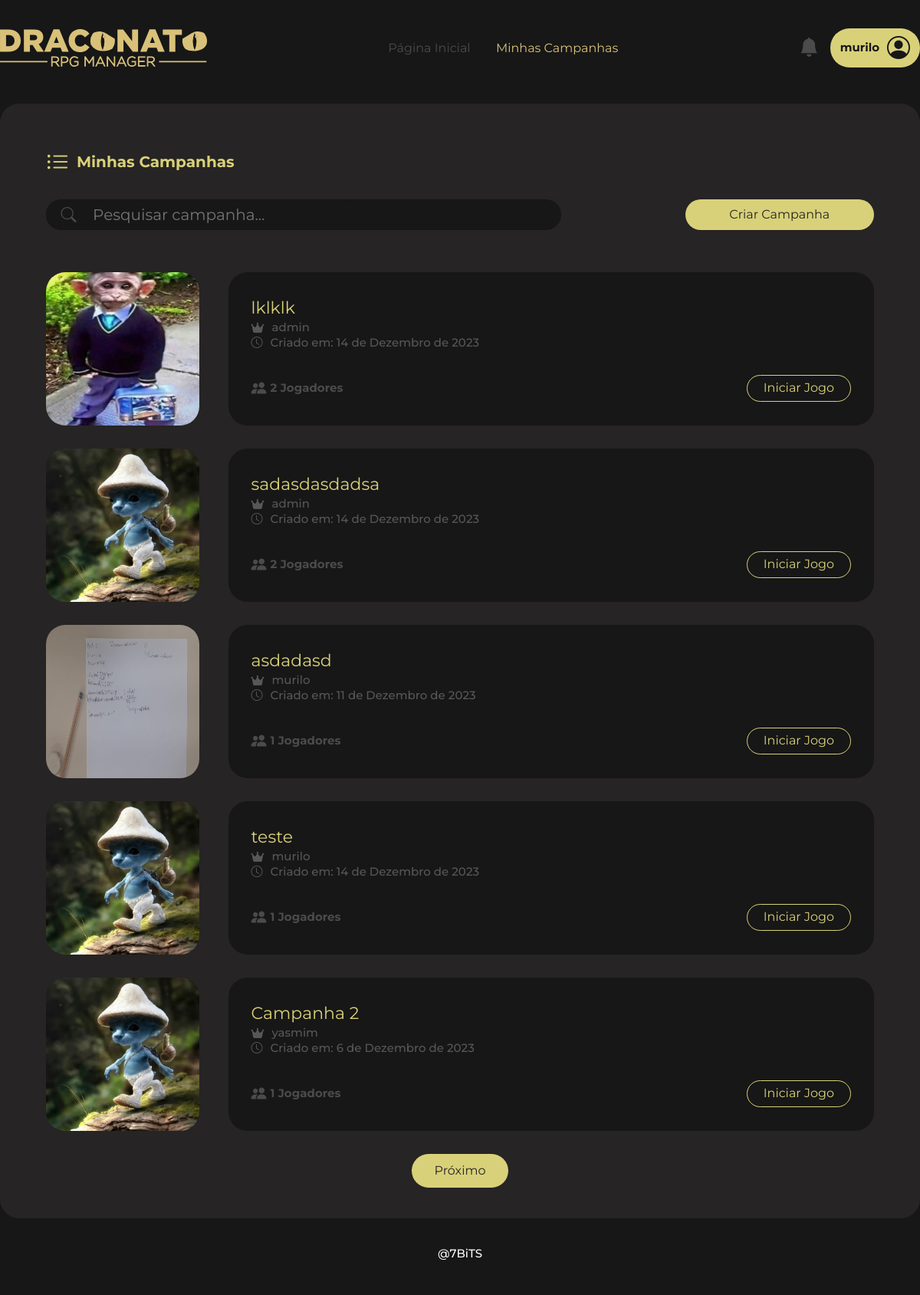
Page /minhascampanhas (signed in) on the earlier database version.
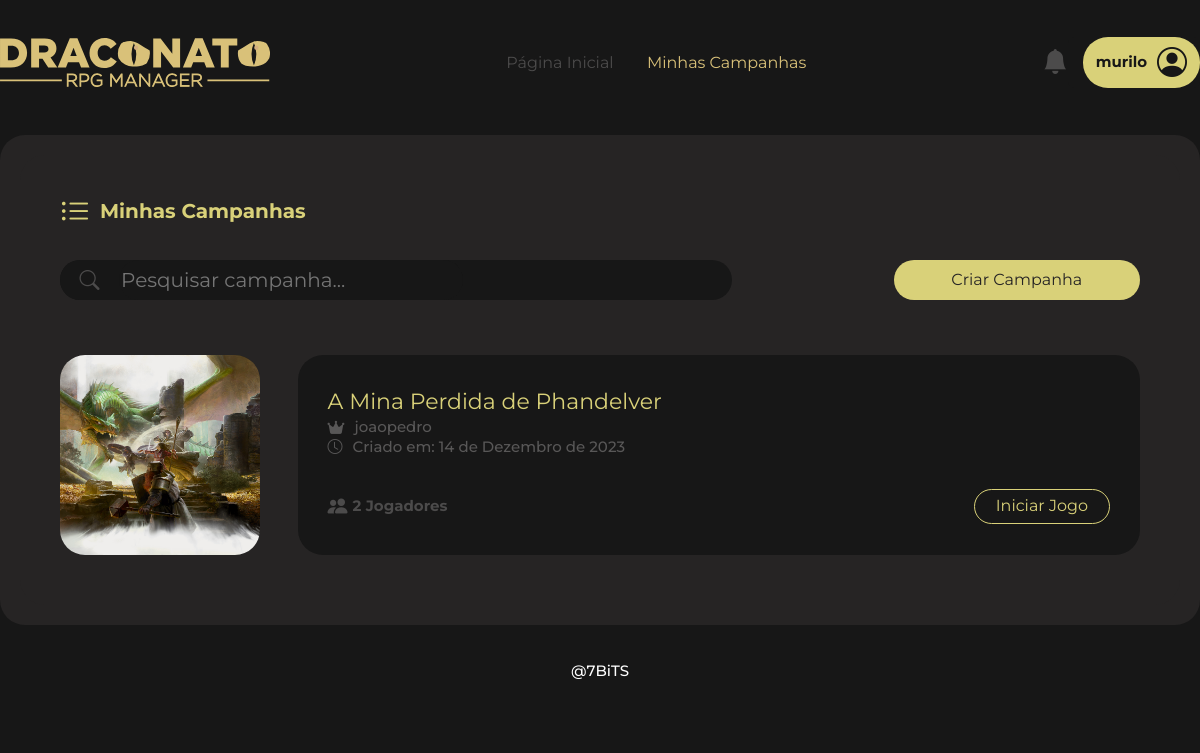
Same page on the later database version.
### manager/models.py (models this page shows, shortened)
class Campanha(models.Model):
    imagem = models.ImageField(upload_to='campanha/images/')
    nome = models.CharField(max_length=100)
    sistema = models.ForeignKey(Sistema, on_delete=models.CASCADE)
    data_inicio = models.DateField(auto_now_add=True)
    descricao = models.TextField(blank=True)
    mestre = models.ForeignKey(get_user_model(), on_delete=models.CASCADE)
    jogador = models.ManyToManyField(get_user_model(), related_name='campanhas_participantes', blank=True)

### manager/views.py (the view)
# urls.py: path('minhascampanhas', ListarMCampanhas.as_view(), name='minhascampanhas'),
class ListarMCampanhas(LoginRequiredMixin ,ListView):
    template_name = "manager/minhas_campanhas.html"
    model = Campanha
    context_object_name = 'campanhas'
    paginate_by='5'
    def get_queryset(self):
        search = self.request.GET.get('search')
        user = self.request.user
        if search:
            campanhas = Campanha.objects.filter(Q(nome__icontains=search) & (Q(mestre=user) | Q(jogador=user))).distinct()
        else:
            campanhas = Campanha.objects.filter(Q(mestre=user) | Q(jogador=user)).distinct()
        return campanhas

### manager/templates/manager/minhas_campanhas.html (shortened to what this page needs)
{% extends 'base_index.html' %}
{% block nav %}
  <a href="{% url 'index' %}">Página Inicial</a>
  <a style="color: #D9C179;" href="{% url 'minhascampanhas' %}">Minhas Campanhas</a>
{% endblock %}
{% block area %}
  <div class="area-med2">
    <div class="area-camp2">
      <div class="area-camp-title2">
        <i class="bi bi-list-ul"></i>
        <h3 class="title-1">Minhas Campanhas</h3>
      </div>
      <div class="area-search">
        <div class="pesquisa">
          <form method="GET" id="search-form">
            <button class="btn-pesquisa" id="search-btn"><i class="bi bi-search"></i></button>
            <input placeholder="Pesquisar campanha..." type="text" name="search" id="search" />
          </form>
        </div>
        <a class="btn-criarcamp" href="{% url 'campanha-criar' %}">Criar Campanha</a>
      </div>
      <div class="camp-content2">
        {% for campanha in campanhas %}
          <div class="mcamp">
            <a class="img-camp" href=""><img src="{{ campanha.imagem.url }}" alt="" /></a>
            <div class="area-mcamp">
              <div class="info-mcamp">
                <a href="">{{ campanha.nome }}</a>
                <div class="info-mestre">
                  <i class="fa-solid fa-crown"></i>
                  <h3>{{ campanha.mestre }}</h3>
                </div>
                <div class="info-acesso">
                  <i class="bi bi-clock"></i>
                  <h3>Criado em: {{ campanha.data_inicio }}</h3>
                </div>
              </div>
              <div class="info-mcamp-2">
                <div class="jogadores">
                  <i class="bi bi-people-fill"></i>
                  <p>{{ campanha.jogador.count }} Jogadores</p>
                </div>
                <button class="iniciar-camp"><a href="{% url 'dashboard' campanha.pk %}">Iniciar Jogo</a></button>
              </div>
            </div>
          </div>
        {% endfor %}
      </div>
      <div class="paginator">
        {% if page_obj.has_next %}
          <a href="?page={{ page_obj.next_page_number }}">Próximo</a>
        {% endif %}
      </div>
    </div>
  </div>
{% endblock %}

Differences in the rows shown:
removed Campanha: imagem (picture), nome "lklklk", mestre "admin", data_inicio "14 de Dezembro de 2023", jogador.count "2"
removed Campanha: imagem (picture), nome "sadasdasdadsa", mestre "admin", data_inicio "14 de Dezembro de 2023", jogador.count "2"
removed Campanha: imagem (picture), nome "asdadasd", mestre "murilo", data_inicio "11 de Dezembro de 2023", jogador.count "1"
removed Campanha: imagem (picture), nome "teste", mestre "murilo", data_inicio "14 de Dezembro de 2023", jogador.count "1"
removed Campanha: imagem (picture), nome "Campanha 2", mestre "yasmim", data_inicio "6 de Dezembro de 2023", jogador.count "1"
added Campanha: imagem (picture), nome "A Mina Perdida de Phandelver", mestre "joaopedro", data_inicio "14 de Dezembro de 2023", jogador.count "2"
Other differences:
text no longer shown: "Próximo"
